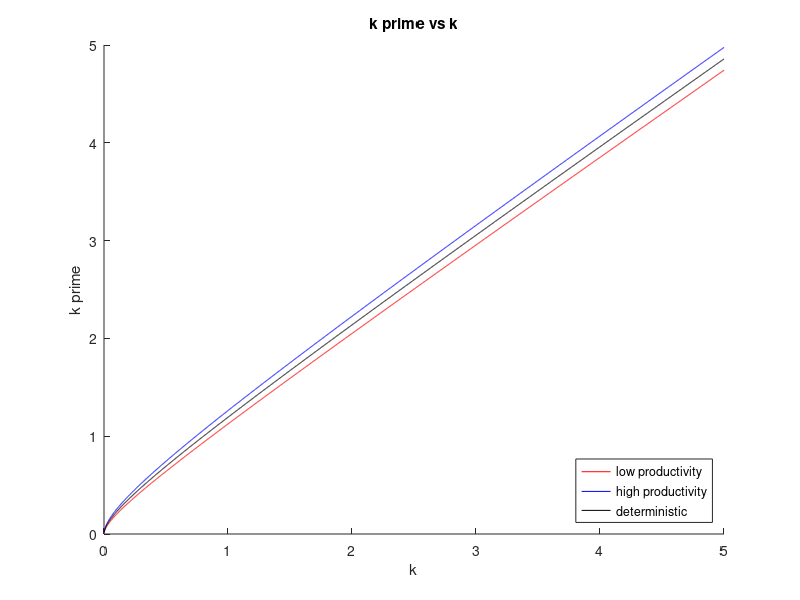
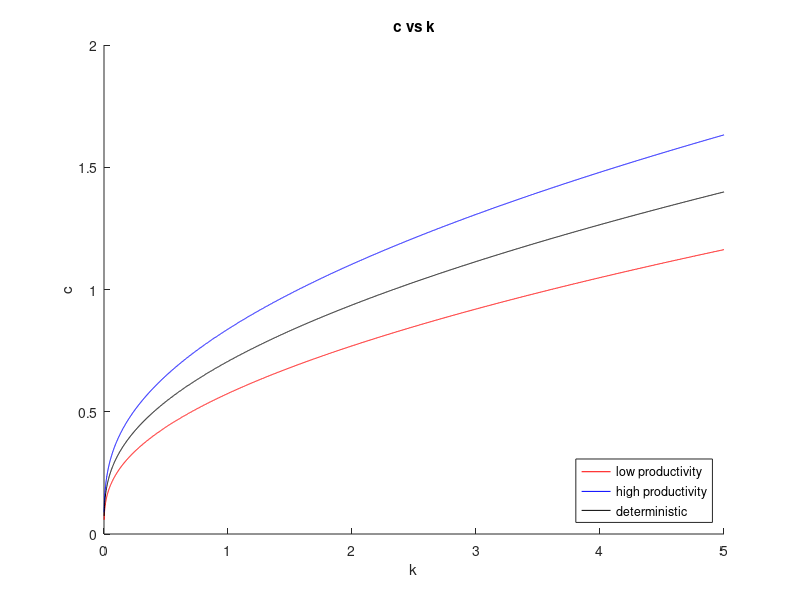

The MATLAB script that drew these images, in order:
clear;
clc;
close all;

cd 'C:\Users\19195\OneDrive\Documents\University of Wisconsin\First Year\Fall Classes\Econ 712\Noah Williams\Problem Sets\PS4'

%Written by Sarah Bass, 12/7/20

%Params
pbeta = 0.95;
pdelta = 0.1;
pz0 = 1;
pgamma0 = 2;
pgamma1 = 1.01;
palpha = 0.35;

%% 2A - optimal policy function
rerun = 0;
if rerun == 1
    k = 0.001:0.001:5; %k grid
    [c0,kprime0,v0] = iter(k,pbeta,pdelta,pz0,pgamma0,palpha);
    z = [0.8 1.2];
    P = [0.9 0.1;0.1 0.9];
    [c,kprime,v] = iter2(k,pbeta,pdelta,z,P,pgamma0,palpha);
    save res_q2
else
    load res_q2
end

%Plots
figure
hold on
plot(k,kprime(:,1),'r')
plot(k,kprime(:,2),'b')
plot(k,kprime0,'k')
hold off
set(gcf,'Color',[1 1 1])
legend('low productivity','high productivity','deterministic','Location','SouthEast')
title('k prime vs k')
ylabel('k prime')
xlabel('k')
saveas(gcf,'q2capital.png')

figure
hold on
plot(k,c(:,1),'r')
plot(k,c(:,2),'b')
plot(k,c0,'k')
hold off
set(gcf,'Color',[1 1 1])
legend('low productivity','high productivity','deterministic','Location','SouthEast')
title('c vs k')
ylabel('c')
xlabel('k')
saveas(gcf,'q2consumption.png')


%% 2B - simulate
rerun2=0;
if rerun2==1
T = 1e5;
burn = floor(T/10);
dist0 = ones(size(k'));
dist0 = dist0./sum(dist0(:));
stat = 1; % initial state
cons = zeros(T,1);
Y = cons;
kap = cons;
I = cons;
w = cons;
r = cons;
% make transition matrices
mat1 = zeros(length(k));
mat2 = mat1;
for i=1:length(k)
    mat1(:,i) = 0+kprime(i,1)==k;
    mat2(:,i) = 0+kprime(i,2)==k;
end

for tt = 1:T+burn
    if mod(tt,burn)==0; disp(['iteration ' num2str(tt)]); end
    draw = rand;
    if draw<0.1; stat = 1-stat; end % z transition with probability 0.1
    switch stat
        case 0
            dist = mat1*dist0;
        otherwise
            dist = mat2*dist0;
    end
    if tt>burn % after burn-in, calculate 
        t = tt-burn;
        % calculate values 
        cons(t) = sum(c(:,stat+1).*dist0);
        kap(t) = sum(k'.*dist0);
        I(t) =sum(kprime(:,stat+1).*dist0 - (1-pdelta)*k'.*dist0);
        Y(t) = kap(t)^(palpha);
        r(t) = sum((palpha)*kap(t).^(palpha-1));
        w(t) = sum(kap(t).^(palpha) - r(t)*kap(t));
    end
    dist0=dist;
end
save simres
else
    load simres
end
% calculate deterministic steady state
matss = 0*mat1;
for i=1:length(k)
    matss(:,i) = 0+kprime0(i)==k;
end
init=ones(size(k'));
init=init./(sum(init));
tol=1e-6;
diff = 999;
maxiter=1e6;
iter=1;
while (iter<maxiter)&&(diff>tol)
    next = matss*init;
    iter = iter+1;
    diff = sum(abs(next - init));
    init = next;
end
consss = sum(c0(:).*next);
kapss = sum(k'.*next);
Yss = kapss^(palpha);
Iss =sum(kprime0'.*next - (1-pdelta)*k'.*next);
rss = sum((palpha)*kapss.^(palpha-1));
wss = sum(kapss.^(palpha) - rss*kapss);

consa = mean(cons);
kapa = mean(kap);
Ia = mean(I);
ra = mean(r);
wa = mean(w);
Ya = mean(Y);
% 
% Deterministic = [ kapss Yss consss Iss wss rss]';
% Simulation = [kapa Ya consa  Ia wa ra]';
% tab = table(Deterministic,Simulation,'RowNames',{'Capital' 'Output' 'Consumption' 'Investment' 'wages' 'interest rates'});
% table2latex(tab,'q2.tex')


%% 2C - volatility and correlation
cvol = std(cons);
Yvol = std(Y);
Ivol = std(I);
cycorr = corr(cons,Y);
rycorr = corr(r,Y);

% Simulation = [cvol Yvol Ivol cycorr rycorr]';
% tab = table(Simulation,'RowNames',{'Consumption Volatility' 'Output Volatility' 'Investment Volatility' 'C-Y Correlation' 'r-Y Correlation'});
% table2latex(tab,'q2vols.tex')
